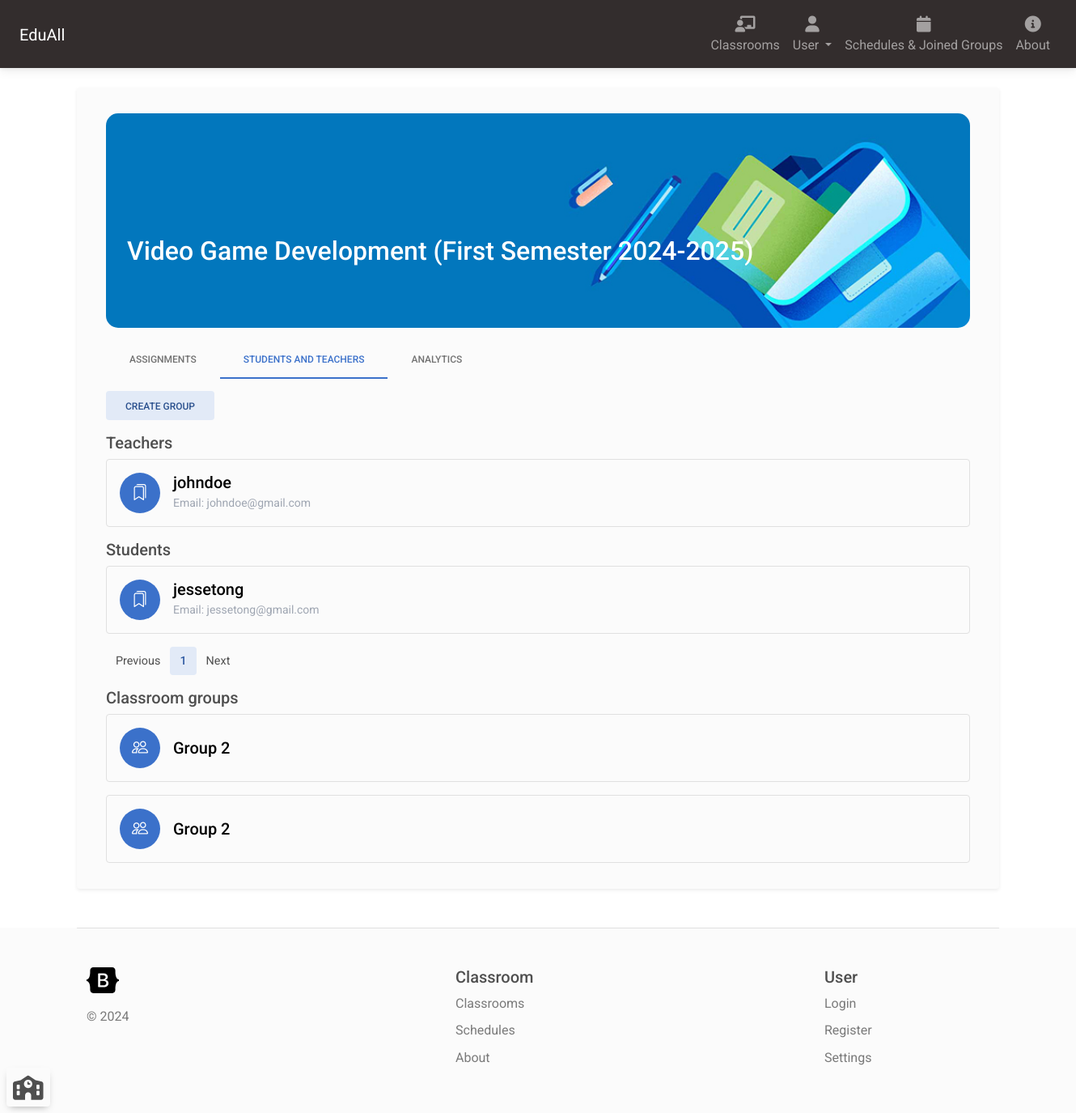
The page /classroom/2/users (signed in) on the database as committed earlier.
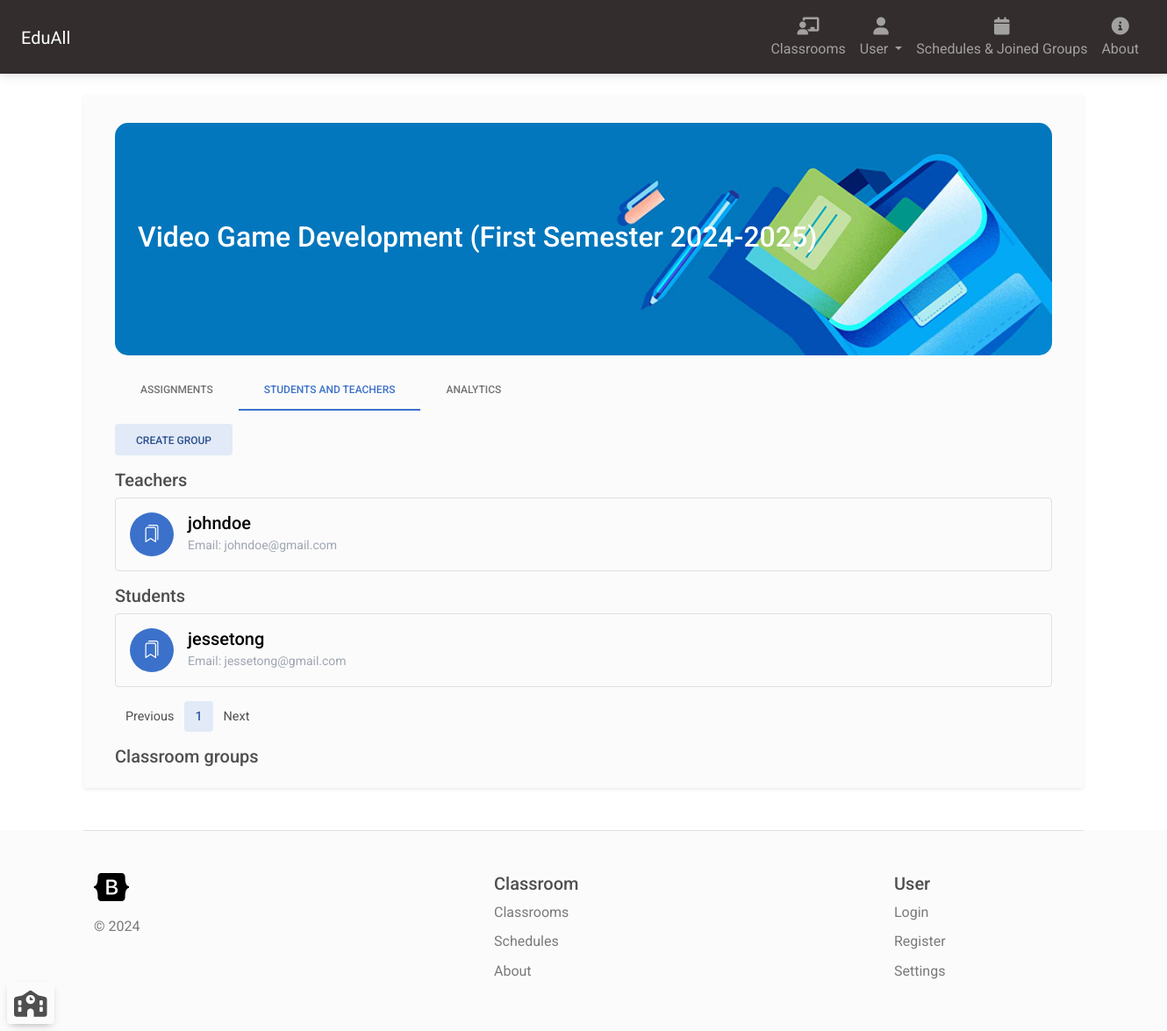
The same page on the database as committed later.
### classroom_manager/models.py (models this page shows, shortened)
class Classroom(models.Model):
    name = models.CharField(max_length=200)
    teachers = models.ManyToManyField(User, related_name="classroom_teacher")
    students = models.ManyToManyField(User, related_name="classroom_student")
    description = models.CharField(max_length=3000)
    background = models.CharField(max_length=200, default=get_random_class_image)

class LearnGroup(models.Model):
    students = models.ManyToManyField(User, related_name="learn_group_student")
    classroom = models.ForeignKey(Classroom, on_delete=models.CASCADE)
    name = models.CharField(max_length=200)

### classroom_manager/views.py (the view)
# urls.py: path('classroom/<int:classroomId>/users', views.classroomUsers, name="classroom_details_users"),
@login_required(login_url='login')
def classroomUsers(request: HttpRequest, classroomId):
    if request.method == 'GET':
        classroom = Classroom.objects.filter(id=classroomId).first()
    if classroom != None:
        groups = LearnGroup.objects.filter(classroom=classroom).all()
        groupsJoined = LearnGroup.objects.filter(students__id__contains=request.user.id).all()
        try:
            page = int(request.GET.get('page', 1))
        except:
            page = 1
        if page <= 0:
            page = 1
        limit = 10
        studentCount = classroom.students.count()
        pageLimit = ceil(studentCount / limit)
        if page > pageLimit:
            page = pageLimit
        startPagination = max(1, page - 2)
        endPagination = min(pageLimit, page + 2)
        pageRange = list(range(startPagination, endPagination + 1))
        students = classroom.students.order_by("id").all()[(page - 1)*limit : page*limit]
        teachers = classroom.teachers.order_by("id").all()
        isCurrentUserTeacher = isTeacher(request.user.id, classroom.id)
        context = {'classroom': classroom, 'students': students, 'teachers': teachers, 'classroomId': id,
                     'isTeacher': isCurrentUserTeacher, 'joinPath': request.get_host() + reverse('join_classroom_by_id', args=[classroomId]),
                      'pageRange': pageRange, 'currentPage': page, 'groups': groups, 'groupsJoined': groupsJoined, 'currentClassroom': classroom }
        return render(request, 'classroom_details_users.html', context)
    else:
        return render(request, '404page.html')

### classroom_manager/context_processor.py (called while the page is built)
def classroom_processor(request):
    if request.user.is_authenticated:
        classroomsAsTeacher = Classroom.objects.filter(teachers__id__contains=request.user.id).all()
        classroomAsStudent = Classroom.objects.filter(students__id__contains=request.user.id).all()
        return {'classroomsAsTeacher': classroomsAsTeacher, 'classroomsAsStudent': classroomAsStudent}
    return {'classroomsAsTeacher': [], 'classroomsAsStudent': []}

### classroom_manager/views.py (called while the page is built)
def isTeacher(userId, classroomId):
    user = User.objects.filter(id=userId).first()
    classroom = Classroom.objects.filter(id=classroomId, teachers__id__contains=userId).first()
    if user == None or classroom == None:
        return False
    return True

### classroom_manager/templates/classroom_details_users.html (shortened to what this page needs)
{% extends 'navbar.html' %}
{% block content %}
{% load static %}
    <div class="container">
        <div style="width: 100%;" class="mt-3">
            <img style="width: 100%; border-radius: 15px;"  src="{% static classroom.background %}"/ >
            <div style="padding: 1rem 1.5rem; position: absolute; top: 20%; left: 10%; width: 100%; color: white;">
                <h2 style="text-overflow: ellipsis; overflow: hidden; display: block; whitespace: no-wrap;">{{ classroom.name }}</h2>
            </div>
        </div>
        <ul class="nav nav-tabs mb-2 mt-3 bg-light">
            <li class="nav-item">
                <a class="nav-link" aria-current="page" href="{% url 'classroom_details' classroom.id %}">Assignments</a>
            </li>
            <li class="nav-item">
                <a class="nav-link active bg-light" aria-current="page" href="#">Students and teachers</a>
            </li>
            {% if isTeacher %}
            <li class="nav-item">
                <a class="nav-link" href="{% url 'classroom_analytics' classroom.id %}">Analytics</a>
            </li>
            {% endif %}
        </ul>
        <div>
            <button type="button" class="btn btn-secondary mt-2 mb-3" data-bs-toggle="modal" data-bs-target="#createLearnGroupModal">
                Create group
            </button>
            <h5>Teachers</h5>
            {% for teacher in teachers %}
            <div class="border rounded p-3 mb-3">
                <div class="d-flex align-items-center">
                    <div class="bg-primary rounded-circle me-2" style="width: 50px; height: 50px; position: relative;">
                        <i class="bi bi-bookmarks text-white" style="font-size: 20px; position: absolute; top: 50%; left: 50%; transform: translate(-50%, -50%);"></i>
                    </div>
                    <div class="ms-2">
                        <h5 class="text-black m-auto">{{ teacher.username }}</h5>
                        <p class="text-secondary m-auto"><small>Email: {{ teacher.email }}</small></p>
                    </div>
                </div>
            </div>
            {% endfor %}
            <h5>Students</h5>
            {% for student in students %}
                <div class="border rounded p-3 mb-3">
                    <div class="d-flex align-items-center">
                        <div class="bg-primary rounded-circle me-2" style="width: 50px; height: 50px; position: relative;">
                            <i class="bi bi-bookmarks text-white" style="font-size: 20px; position: absolute; top: 50%; left: 50%; transform: translate(-50%, -50%);"></i>
                        </div>
                        <div class="ms-2">
                            <h5 class="text-black m-auto">{{ student.username }}</h5>
                            <p class="text-secondary m-auto"><small>Email: {{ student.email }}</small></p>
                        </div>
                    </div>
                </div>
            {% endfor %}
            <ul class="pagination mt-2">
                <li class="page-item"><a class="page-link" href="{% url 'classroom_details_users' classroom.id %}?page={{ currentPage|add:"-1" }}">Previous</a></li>
                {% for page in pageRange %}
                    {% if page == currentPage%}
                    <li class="page-item active"><a class="page-link" href="{% url 'classroom_details_users' classroom.id %}?page={{ page }}">{{ page }}</a></li>
                    {% else %}
                    <li class="page-item"><a class="page-link" href="{% url 'classroom_details_users' classroom.id %}?page={{ page }}">{{ page }}</a></li>
                    {% endif %}
                {% endfor %}
                <li class="page-item"><a class="page-link" href="{% url 'classroom_details_users' classroom.id %}?page={{ currentPage|add:"1" }}">Next</a></li>
            </ul>
            {% if isTeacher %}
            <h5>Classroom groups</h5>
            {% for group in groups %}
            <div class="border rounded p-3 mb-3">
                <div class="d-flex align-items-center">
                    <div class="bg-primary rounded-circle me-2" style="width: 50px; height: 50px; position: relative;">
                        <i class="bi bi-people text-white" style="font-size: 20px; position: absolute; top: 50%; left: 50%; transform: translate(-50%, -50%);"></i>
                    </div>
                    <div class="ms-2">
                        <a href="{% url 'learn_group_details' group.id %}" class="text-black text-decoration-none"><h5 class="text-black m-auto">{{ group.name }}</h5></a>
                    </div>
                </div>
            </div>
            {% endfor %}
            {% endif %}
            {% for group in groupsJoined %}
            <div class="border rounded p-3 mb-3">
                <div class="d-flex align-items-center">
                    <div class="bg-primary rounded-circle me-2" style="width: 50px; height: 50px; position: relative;">
                        <i class="bi bi-people text-white" style="font-size: 20px; position: absolute; top: 50%; left: 50%; transform: translate(-50%, -50%);"></i>
                    </div>
                    <div class="ms-2">
                        <a href="{% url 'learn_group_details' group.id %}" class="text-black text-decoration-none"><h5 class="text-black m-auto">{{ group.name }}</h5></a>
                    </div>
                </div>
            </div>
            {% endfor %}
        </div>
    </div>
{% endblock %}

### classroom_manager/templates/navbar.html
{% extends 'layout.html' %}
{% block main %}
<div class="container bg-light shadow-sm py-2 rounded-2 mt-4 px-4 py-3 mb-5">
    {% if request.user.is_authenticated %}
    <button class="navbar-toggler position-fixed bg-light bottom-0 start-0 btn ms-2 mb-2 px-2"  data-bs-toggle="offcanvas" data-bs-target="#offcanvas" role="button" title="Toggle sidebar" aria-controls="navbarNav" aria-expanded="false" aria-label="Toggle sidebar">
        <i class="fa-solid fa-school" data-bs-toggle="offcanvas" data-bs-target="#offcanvas" style="font-size: 30px"></i>
    </button>
    {% endif %}
    {% block content %}
    {% endblock %}
</div>
{% endblock %}

### classroom_manager/templates/layout.html (shortened to what this page needs)
<!DOCTYPE html>
<html>
<head>
    <link rel="stylesheet" href="https://cdn.jsdelivr.net/npm/bootstrap-icons@1.11.3/font/bootstrap-icons.min.css">
    <link rel="stylesheet" href="https://cdn.jsdelivr.net/npm/bootstrap@5.3.0/dist/css/bootstrap.min.css">
    <link href="https://cdnjs.cloudflare.com/ajax/libs/font-awesome/6.0.0/css/all.min.css" rel="stylesheet" />
    <link rel="stylesheet" href="https://cdn.lineicons.com/4.0/lineicons.css" />
    <link href="https://cdn.jsdelivr.net/gh/kartik-v/bootstrap-fileinput@5.5.4/css/fileinput.min.css" media="all" rel="stylesheet" type="text/css" />
    {% load static %}
    <link rel="stylesheet" href="{% static 'css/tiny_slider.css' %}" />
    <link href="{% static 'mdb5-free-standard/css/mdb.min.css' %}" rel="stylesheet" type="text/css"/>
    <link href="{% static 'calendar.css' %}" rel="stylesheet" type="text/css"/>
    <link href="{% static 'css/style.css' %}" rel="stylesheet" type="text/css"/>
</head>
<body style="background: url({% static 'background.jpg' %}); background-size: 100% 100%">
    <nav class="navbar navbar-dark bg-dark navbar-expand-lg px-4" data-bs-theme="dark">
        <a class="navbar-brand" href="/">EduAll</a>
        <div class="collapse navbar-collapse" id="navbarNav">
            <ul class="navbar-nav  ms-auto">
                <li class="nav-item">
                    <a class="nav-link text-center" href="/classroom">
                        <div>
                            <i class="fas fa-chalkboard-user fa-lg mb-1"></i>
                        </div>
                        Classrooms
                    </a>
                </li>
                <li class="nav-item dropdown">
                    <a class="nav-link dropdown-toggle text-center" href="#" id="userDropdown" role="button" data-bs-toggle="dropdown" aria-expanded="false">
                        <div>
                            <i class="fas fa-user fa-lg mb-1"></i>
                        </div>
                        User
                    </a>
                </li>
                <li class="nav-item">
                    <a class="nav-link text-center" href="{% url 'all_task_schedules' %}">
                        <div>
                            <i class="fas fa-calendar fa-lg mb-1"></i>
                        </div>
                        Schedules & Joined Groups
                    </a>
                </li>
                <li class="nav-item">
                    <a class="nav-link text-center" href="/about">
                        <div>
                            <i class="fas fa-circle-info fa-lg mb-1"></i>
                        </div>
                        About
                    </a>
                </li>
            </ul>
        </div>
    </nav>
    {% block main %}
    {% endblock %}
    <div class="bg-light">
        <div class="container">
            <footer class="row row-cols-5 py-5 mb-0 border-top">
                <div class="col">
                    <a href="/" class="d-flex align-items-center mb-3 link-dark text-decoration-none">
                    </a>
                    <p class="text-muted">© 2024</p>
                </div>
                <div class="col">
                </div>
                <div class="col">
                    <h5>Classroom</h5>
                    <ul class="nav flex-column">
                        <li class="nav-item mb-2"><a href="{% url 'classroom_list' %}" class="nav-link p-0 text-muted">Classrooms</a></li>
                        <li class="nav-item mb-2"><a href="{% url 'all_task_schedules' %}" class="nav-link p-0 text-muted">Schedules</a></li>
                        <li class="nav-item mb-2"><a href="/about" class="nav-link p-0 text-muted">About</a></li>
                    </ul>
                </div>
                <div class="col">
                </div>
                <div class="col">
                    <h5>User</h5>
                    <ul class="nav flex-column">
                        <li class="nav-item mb-2"><a href="/login" class="nav-link p-0 text-muted">Login</a></li>
                        <li class="nav-item mb-2"><a href="/register" class="nav-link p-0 text-muted">Register</a></li>
                        <li class="nav-item mb-2"><a href="/settings" class="nav-link p-0 text-muted">Settings</a></li>
                    </ul>
                </div>
            </footer>
        </div>
    </div>
</body>
</html>

### classroom_manager/static/css/variables.css (style rules this page uses)
:root { --primary: #155bd5; --primary-dark: #1c3ab6; --primary-light: #e2f1ff; --accent: #00d4d7; --accent-dark: #00bac1; --accent-light: #dff9f8; --success: #13d527; --success-dark: #00ae11; --success-light: #eafbe7; --secondary: #8f15d5; --secondary-dark: #6013c7; --secondary-light: #f4e5fa; --info: #15b2d5; --info-dark: #0f8ca8; --info-light: #e0f5fa; --caution: #dbbb25; --caution-dark: #d58f15; --caution-light: #fbf9e4; --error: #e6185e; --error-dark: #bf1257; --error-light: #fce4eb; --black: #1d1d1d; --dark-1: #2d2d2d; --dark-2: #4d4d4d; --dark-3: #6d6d6d; --gray-1: #8d8d8d; --gray-2: #adadad; --gray-3: #cdcdcd; --gray-4: #e0e0e0; --light-1: #efefef; --light-2: #f5f5f5; --light-3: #fafafa; --white: #ffffff; --gradient-1: linear-gradient(180deg, #155bd5 0%, #1c3ab6 100%); --gradient-2: linear-gradient(180deg, #155bd5 13.02%, #00d4d7 85.42%); --gradient-3: linear-gradient(180deg, #155bd5 0%, #8f15d5 100%); --gradient-4: linear-gradient(180deg, #155bd5 0%, #13d527 100%); --gradient-5: linear-gradient(180deg, #155bd5 0%, #15bbd5 100%); --gradient-6: linear-gradient(180deg, #155bd5 0%, #dbbb25 100%); --gradient-7: linear-gradient(180deg, #155bd5 0%, #e6185e 100%); --gradient-8: linear-gradient(180deg, #1c3ab6 0%, #00bac1 100%); --gradient-9: linear-gradient(180deg, #00d4d7 13.02%, #155bd5 85.42%); --shadow-1: 0px 0px 1px rgba(40, 41, 61, 0.08), 0px 0.5px 2px rgba(96, 97, 112, 0.16); --shadow-2: 0px 0px 1px rgba(40, 41, 61, 0.04), 0px 2px 4px rgba(96, 97, 112, 0.16); --shadow-3: 0px 0px 2px rgba(40, 41, 61, 0.04), 0px 4px 8px rgba(96, 97, 112, 0.16); --shadow-4: 0px 2px 4px rgba(40, 41, 61, 0.04), 0px 8px 16px rgba(96, 97, 112, 0.16); --shadow-5: 0px 2px 8px rgba(40, 41, 61, 0.04), 0px 16px 24px rgba(96, 97, 112, 0.16); --shadow-6: 0px 2px 8px rgba(40, 41, 61, 0.08), 0px 20px 32px rgba(96, 97, 112, 0.24); }

Rows that differ between the two databases and show on the page:
removed LearnGroup: name "Group 2", shown under "Classroom groups"
removed LearnGroup: name "Group 2"
